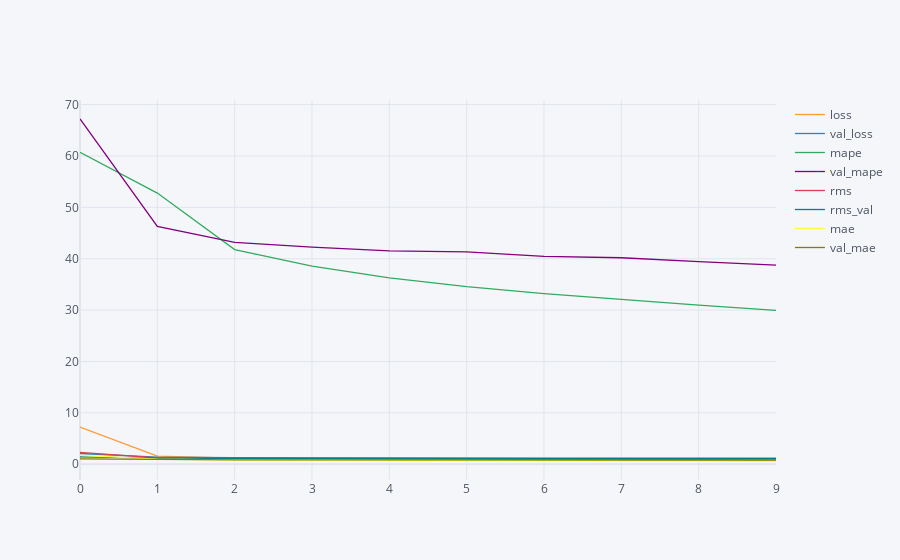

Notebook cell for this chart:
### Code cell
results.iplot()

### Figure 1 — Plotly figure (JSON) as saved in the notebook; plotly's stock layout.template omitted (floating-point values rounded to 4 significant figures)
{"data": [{"line": {"color": "rgba(255, 153, 51, 1.0)", "dash": "solid", "shape": "linear", "width": 1.3}, "mode": "lines", "name": "loss", "text": "", "type": "scatter", "x": [0, 1, 2, 3, 4, 5, 6, 7, 8, 9], "y": [7.234, 1.586, 1.213, 1.066, 0.974, 0.9062, 0.8579, 0.8097, 0.7702, 0.732]}, {"line": {"color": "rgba(55, 128, 191, 1.0)", "dash": "solid", "shape": "linear", "width": 1.3}, "mode": "lines", "name": "val_loss", "text": "", "type": "scatter", "x": [0, 1, 2, 3, 4, 5, 6, 7, 8, 9], "y": [2.099, 1.393, 1.287, 1.238, 1.218, 1.217, 1.202, 1.193, 1.203, 1.198]}, {"line": {"color": "rgba(50, 171, 96, 1.0)", "dash": "solid", "shape": "linear", "width": 1.3}, "mode": "lines", "name": "mape", "text": "", "type": "scatter", "x": [0, 1, 2, 3, 4, 5, 6, 7, 8, 9], "y": [60.71, 52.78, 41.79, 38.57, 36.28, 34.56, 33.19, 32.02, 30.99, 29.97]}, {"line": {"color": "rgba(128, 0, 128, 1.0)", "dash": "solid", "shape": "linear", "width": 1.3}, "mode": "lines", "name": "val_mape", "text": "", "type": "scatter", "x": [0, 1, 2, 3, 4, 5, 6, 7, 8, 9], "y": [67.19, 46.31, 43.17, 42.26, 41.52, 41.34, 40.46, 40.19, 39.45, 38.74]}, {"line": {"color": "rgba(219, 64, 82, 1.0)", "dash": "solid", "shape": "linear", "width": 1.3}, "mode": "lines", "name": "rms", "text": "", "type": "scatter", "x": [0, 1, 2, 3, 4, 5, 6, 7, 8, 9], "y": [2.318, 1.26, 1.101, 1.032, 0.9869, 0.952, 0.9262, 0.8998, 0.8776, 0.8556]}, {"line": {"color": "rgba(0, 128, 128, 1.0)", "dash": "solid", "shape": "linear", "width": 1.3}, "mode": "lines", "name": "rms_val", "text": "", "type": "scatter", "x": [0, 1, 2, 3, 4, 5, 6, 7, 8, 9], "y": [1.449, 1.18, 1.135, 1.113, 1.104, 1.103, 1.096, 1.092, 1.097, 1.095]}, {"line": {"color": "rgba(255, 255, 51, 1.0)", "dash": "solid", "shape": "linear", "width": 1.3}, "mode": "lines", "name": "mae", "text": "", "type": "scatter", "x": [0, 1, 2, 3, 4, 5, 6, 7, 8, 9], "y": [1.735, 1.013, 0.8541, 0.7937, 0.7545, 0.7223, 0.698, 0.6762, 0.6565, 0.6354]}, {"line": {"color": "rgba(128, 128, 0, 1.0)", "dash": "solid", "shape": "linear", "width": 1.3}, "mode": "lines", "name": "val_mae", "text": "", "type": "scatter", "x": [0, 1, 2, 3, 4, 5, 6, 7, 8, 9], "y": [1.049, 0.9097, 0.8689, 0.8427, 0.827, 0.8168, 0.8259, 0.8186, 0.8296, 0.8243]}], "layout": {"legend": {"bgcolor": "#F5F6F9", "font": {"color": "#4D5663"}}, "paper_bgcolor": "#F5F6F9", "plot_bgcolor": "#F5F6F9", "title": {"font": {"color": "#4D5663"}}, "xaxis": {"gridcolor": "#E1E5ED", "showgrid": true, "tickfont": {"color": "#4D5663"}, "title": {"font": {"color": "#4D5663"}, "text": ""}, "zerolinecolor": "#E1E5ED"}, "yaxis": {"gridcolor": "#E1E5ED", "showgrid": true, "tickfont": {"color": "#4D5663"}, "title": {"font": {"color": "#4D5663"}, "text": ""}, "zerolinecolor": "#E1E5ED"}}}
